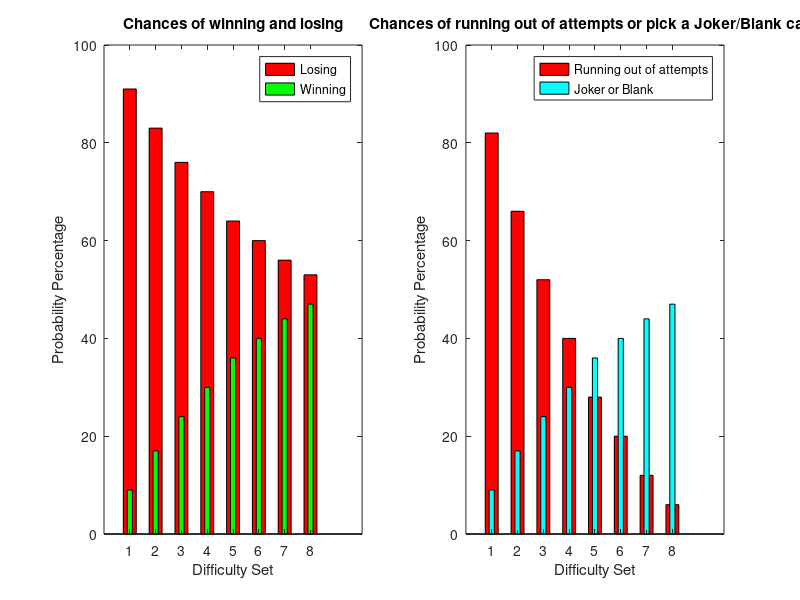

Write the MATLAB code that produced this figure.
clc; clear; close all
%----------------------------------------------------------------------------------------------------------------------------------------
%ENGR-111-504
%Find The Joker Game Project
%Game Statistics Bar Charts
%----------------------------------------------------------------------------------------------------------------------------------------
DifficultySet=[1:8];
WinProb=[9 17 24 30 36 40 44 47];
LossProb=[91 83 76 70 64 60 56 53];
Joker=WinProb;
Blank=Joker;
ROA=LossProb-WinProb;
%-------------------------------------------------------Plotting the Win Vs. Loss probabilities-------------------------------------------------------
subplot(1,2,1);
w2=0.50;
bar(DifficultySet,LossProb,w2,'r')
w1=0.2;
hold on
bar(DifficultySet,WinProb,w1,'g');
hold off
xlabel('Difficulty Set')
ylabel('Probability Percentage')
legend('Losing','Winning')
title('Chances of winning and losing')
%----------------------------------Plotting the chances between of finding a special card and losing by running out of attempts-----------------------------------------------
subplot(1,2,2);
w3=0.5;
bar(DifficultySet,ROA,w3,'r');
w4=0.2;
hold on
bar(DifficultySet,Blank,w4,'c');
xlabel('Difficulty Set')
ylabel('Probability Percentage')
legend('Running out of attempts','Joker or Blank')
title('Chances of running out of attempts or pick a Joker/Blank card')
%---------------------------------------------------------------------END---------------------------------------------------------------------------------------